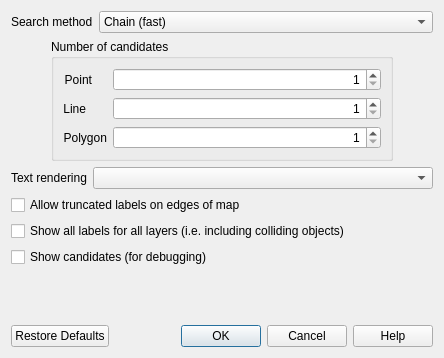
<?xml version="1.0" encoding="UTF-8"?>
<ui version="4.0">
 <class>QgsLabelEngineConfigDialog</class>
 <widget class="QDialog" name="QgsLabelEngineConfigDialog">
  <property name="geometry">
   <rect>
    <x>0</x>
    <y>0</y>
    <width>444</width>
    <height>358</height>
   </rect>
  </property>
  <property name="windowTitle">
   <string>Automated Placement Engine</string>
  </property>
  <layout class="QVBoxLayout" name="verticalLayout">
   <item>
    <layout class="QHBoxLayout" name="horizontalLayout">
     <item>
      <widget class="QLabel" name="label">
       <property name="sizePolicy">
        <sizepolicy hsizetype="Maximum" vsizetype="Preferred">
         <horstretch>0</horstretch>
         <verstretch>0</verstretch>
        </sizepolicy>
       </property>
       <property name="text">
        <string>Search method</string>
       </property>
      </widget>
     </item>
     <item>
      <widget class="QComboBox" name="cboSearchMethod">
       <item>
        <property name="text">
         <string>Chain (fast)</string>
        </property>
       </item>
       <item>
        <property name="text">
         <string>Popmusic Tabu</string>
        </property>
       </item>
       <item>
        <property name="text">
         <string>Popmusic Chain</string>
        </property>
       </item>
       <item>
        <property name="text">
         <string>Popmusic Tabu Chain</string>
        </property>
       </item>
       <item>
        <property name="text">
         <string>FALP (fastest)</string>
        </property>
       </item>
       <item>
        <property name="text">
         <string>SIMPLE</string>
        </property>
       </item>
       <item>
        <property name="text">
         <string>MIS</string>
        </property>
       </item>
       <item>
        <property name="text">
         <string>MAXHS</string>
        </property>
       </item>
       <item>
        <property name="text">
         <string>KAMIS</string>
        </property>
       </item>
      </widget>
     </item>
    </layout>
   </item>
   <item>
    <layout class="QHBoxLayout" name="horizontalLayout_2">
     <item>
      <spacer name="horizontalSpacer">
       <property name="orientation">
        <enum>Qt::Horizontal</enum>
       </property>
       <property name="sizeType">
        <enum>QSizePolicy::Preferred</enum>
       </property>
       <property name="sizeHint" stdset="0">
        <size>
         <width>40</width>
         <height>20</height>
        </size>
       </property>
      </spacer>
     </item>
     <item>
      <widget class="QGroupBox" name="groupBox">
       <property name="sizePolicy">
        <sizepolicy hsizetype="Preferred" vsizetype="Preferred">
         <horstretch>0</horstretch>
         <verstretch>0</verstretch>
        </sizepolicy>
       </property>
       <property name="maximumSize">
        <size>
         <width>16777215</width>
         <height>16777215</height>
        </size>
       </property>
       <property name="title">
        <string>Number of candidates</string>
       </property>
       <layout class="QGridLayout" name="gridLayout">
        <item row="0" column="0">
         <widget class="QLabel" name="label_2">
          <property name="sizePolicy">
           <sizepolicy hsizetype="Maximum" vsizetype="Preferred">
            <horstretch>0</horstretch>
            <verstretch>0</verstretch>
           </sizepolicy>
          </property>
          <property name="text">
           <string>Point</string>
          </property>
          <property name="alignment">
           <set>Qt::AlignRight|Qt::AlignTrailing|Qt::AlignVCenter</set>
          </property>
         </widget>
        </item>
        <item row="0" column="1">
         <widget class="QSpinBox" name="spinCandPoint">
          <property name="alignment">
           <set>Qt::AlignRight|Qt::AlignTrailing|Qt::AlignVCenter</set>
          </property>
          <property name="minimum">
           <number>1</number>
          </property>
          <property name="maximum">
           <number>999</number>
          </property>
         </widget>
        </item>
        <item row="1" column="0">
         <widget class="QLabel" name="label_3">
          <property name="sizePolicy">
           <sizepolicy hsizetype="Maximum" vsizetype="Preferred">
            <horstretch>0</horstretch>
            <verstretch>0</verstretch>
           </sizepolicy>
          </property>
          <property name="text">
           <string>Line</string>
          </property>
          <property name="alignment">
           <set>Qt::AlignRight|Qt::AlignTrailing|Qt::AlignVCenter</set>
          </property>
         </widget>
        </item>
        <item row="1" column="1">
         <widget class="QSpinBox" name="spinCandLine">
          <property name="alignment">
           <set>Qt::AlignRight|Qt::AlignTrailing|Qt::AlignVCenter</set>
          </property>
          <property name="minimum">
           <number>1</number>
          </property>
          <property name="maximum">
           <number>999</number>
          </property>
         </widget>
        </item>
        <item row="2" column="0">
         <widget class="QLabel" name="label_4">
          <property name="sizePolicy">
           <sizepolicy hsizetype="Maximum" vsizetype="Preferred">
            <horstretch>0</horstretch>
            <verstretch>0</verstretch>
           </sizepolicy>
          </property>
          <property name="text">
           <string>Polygon</string>
          </property>
          <property name="alignment">
           <set>Qt::AlignRight|Qt::AlignTrailing|Qt::AlignVCenter</set>
          </property>
         </widget>
        </item>
        <item row="2" column="1">
         <widget class="QSpinBox" name="spinCandPolygon">
          <property name="alignment">
           <set>Qt::AlignRight|Qt::AlignTrailing|Qt::AlignVCenter</set>
          </property>
          <property name="minimum">
           <number>1</number>
          </property>
          <property name="maximum">
           <number>999</number>
          </property>
         </widget>
        </item>
       </layout>
      </widget>
     </item>
     <item>
      <spacer name="horizontalSpacer_2">
       <property name="orientation">
        <enum>Qt::Horizontal</enum>
       </property>
       <property name="sizeType">
        <enum>QSizePolicy::Preferred</enum>
       </property>
       <property name="sizeHint" stdset="0">
        <size>
         <width>40</width>
         <height>20</height>
        </size>
       </property>
      </spacer>
     </item>
    </layout>
   </item>
   <item>
    <layout class="QGridLayout" name="gridLayout_2" columnstretch="0,1">
     <item row="0" column="0">
      <widget class="QLabel" name="label_5">
       <property name="text">
        <string>Text rendering</string>
       </property>
      </widget>
     </item>
     <item row="0" column="1">
      <widget class="QComboBox" name="mTextRenderFormatComboBox"/>
     </item>
     <item row="1" column="0" colspan="2">
      <widget class="QCheckBox" name="chkShowPartialsLabels">
       <property name="text">
        <string>Allow truncated labels on edges of map</string>
       </property>
      </widget>
     </item>
     <item row="2" column="0" colspan="2">
      <widget class="QCheckBox" name="chkShowAllLabels">
       <property name="sizePolicy">
        <sizepolicy hsizetype="Preferred" vsizetype="Fixed">
         <horstretch>0</horstretch>
         <verstretch>0</verstretch>
        </sizepolicy>
       </property>
       <property name="inputMethodHints">
        <set>Qt::ImhNone</set>
       </property>
       <property name="text">
        <string>Show all labels for all layers (i.e. including colliding objects)</string>
       </property>
      </widget>
     </item>
     <item row="3" column="0" colspan="2">
      <widget class="QCheckBox" name="chkShowCandidates">
       <property name="text">
        <string>Show candidates (for debugging)</string>
       </property>
      </widget>
     </item>
    </layout>
   </item>
   <item>
    <spacer name="verticalSpacer_2">
     <property name="orientation">
      <enum>Qt::Vertical</enum>
     </property>
     <property name="sizeHint" stdset="0">
      <size>
       <width>20</width>
       <height>0</height>
      </size>
     </property>
    </spacer>
   </item>
   <item>
    <widget class="QDialogButtonBox" name="buttonBox">
     <property name="orientation">
      <enum>Qt::Horizontal</enum>
     </property>
     <property name="standardButtons">
      <set>QDialogButtonBox::Cancel|QDialogButtonBox::Help|QDialogButtonBox::Ok|QDialogButtonBox::RestoreDefaults</set>
     </property>
    </widget>
   </item>
  </layout>
 </widget>
 <tabstops>
  <tabstop>cboSearchMethod</tabstop>
  <tabstop>spinCandPoint</tabstop>
  <tabstop>spinCandLine</tabstop>
  <tabstop>spinCandPolygon</tabstop>
  <tabstop>mTextRenderFormatComboBox</tabstop>
  <tabstop>chkShowPartialsLabels</tabstop>
  <tabstop>chkShowAllLabels</tabstop>
  <tabstop>chkShowCandidates</tabstop>
 </tabstops>
 <resources/>
 <connections>
  <connection>
   <sender>buttonBox</sender>
   <signal>rejected()</signal>
   <receiver>QgsLabelEngineConfigDialog</receiver>
   <slot>reject()</slot>
   <hints>
    <hint type="sourcelabel">
     <x>316</x>
     <y>260</y>
    </hint>
    <hint type="destinationlabel">
     <x>286</x>
     <y>274</y>
    </hint>
   </hints>
  </connection>
 </connections>
</ui>
